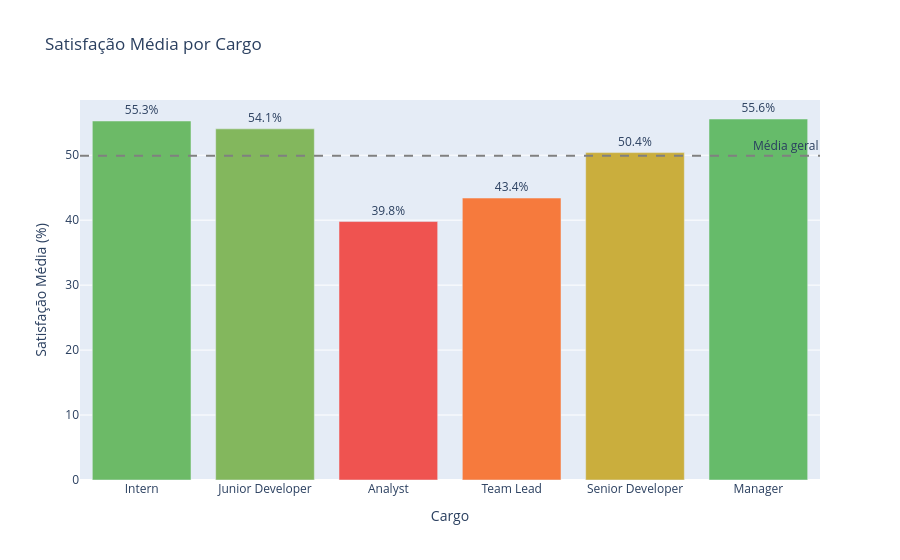

Notebook code for this chart:
### Markdown cell above
## 2. Satisfação por Cargo

### Code cell
ordem_cargos = ['Intern', 'Junior Developer', 'Analyst', 'Team Lead', 'Senior Developer', 'Manager']

sat_cargo = df.groupby('Position')['Satisfaction Rate (%)'].mean().reset_index()
sat_cargo.columns = ['cargo', 'satisfacao_media']

fig = px.bar(
    sat_cargo,
    x='cargo', y='satisfacao_media',
    title='Satisfação Média por Cargo',
    labels={'satisfacao_media': 'Satisfação Média (%)', 'cargo': 'Cargo'},
    category_orders={'cargo': ordem_cargos},
    color='satisfacao_media',
    color_continuous_scale=['#ef5350', '#ffa726', '#66bb6a'],
    text=sat_cargo['satisfacao_media'].round(1).astype(str) + '%'
)
fig.update_traces(textposition='outside')
fig.update_layout(coloraxis_showscale=False)
fig.add_hline(y=df['Satisfaction Rate (%)'].mean(), line_dash='dash', line_color='gray', annotation_text='Média geral')
fig.show()

### Figure 1 — Plotly figure (JSON) as saved in the notebook; plotly's stock layout.template omitted (floating-point values rounded to 4 significant figures)
{"data": [{"hovertemplate": "Cargo=%{x}<br>Satisfação Média (%)=%{marker.color}<br>text=%{text}<extra></extra>", "legendgroup": "", "marker": {"color": [39.79, 55.27, 54.06, 55.58, 50.4, 43.41], "coloraxis": "coloraxis", "pattern": {"shape": ""}}, "name": "", "orientation": "v", "showlegend": false, "text": ["39.8%", "55.3%", "54.1%", "55.6%", "50.4%", "43.4%"], "textposition": "outside", "type": "bar", "x": ["Analyst", "Intern", "Junior Developer", "Manager", "Senior Developer", "Team Lead"], "xaxis": "x", "y": [39.79, 55.27, 54.06, 55.58, 50.4, 43.41], "yaxis": "y"}], "layout": {"annotations": [{"showarrow": false, "text": "Média geral", "x": 1, "xanchor": "right", "xref": "x domain", "y": 49.94, "yanchor": "bottom", "yref": "y"}], "barmode": "relative", "coloraxis": {"colorbar": {"title": {"text": "Satisfação Média (%)"}}, "colorscale": [[0.0, "#ef5350"], [0.5, "#ffa726"], [1.0, "#66bb6a"]], "showscale": false}, "legend": {"tracegroupgap": 0}, "shapes": [{"line": {"color": "gray", "dash": "dash"}, "type": "line", "x0": 0, "x1": 1, "xref": "x domain", "y0": 49.94, "y1": 49.94, "yref": "y"}], "title": {"text": "Satisfação Média por Cargo"}, "xaxis": {"anchor": "y", "categoryarray": ["Intern", "Junior Developer", "Analyst", "Team Lead", "Senior Developer", "Manager"], "categoryorder": "array", "domain": [0.0, 1.0], "title": {"text": "Cargo"}}, "yaxis": {"anchor": "x", "domain": [0.0, 1.0], "title": {"text": "Satisfação Média (%)"}}}}
